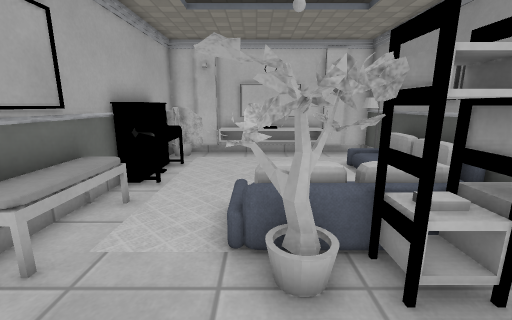
view 1 (above)

12 first-person views from a walk through a 3-D level made in the Godot game engine. The camera is 1.2 m above the floor, tilts 12° down and sees 90° across. The floor is counted in squares, 0.5 m on a side. Each view is taken from the middle of a square. On the plan, view 1 faces up. The plan holds only what a view shows up to about 17 squares ahead; the rest is blank. Surface patterns are stand-ins for the level's own textures.

view 2
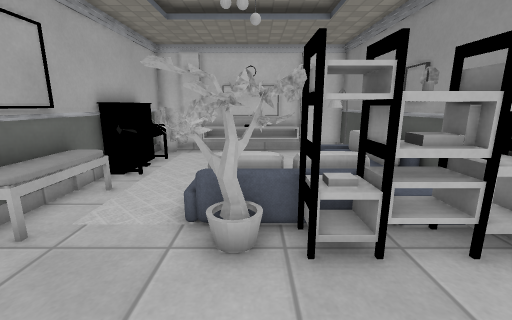

view 3
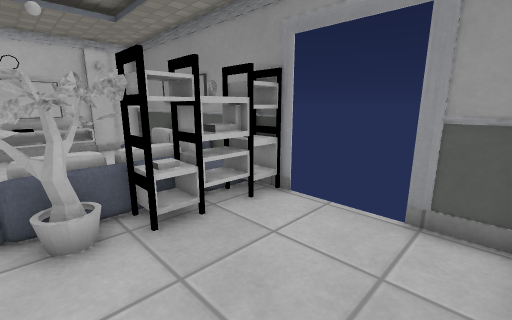

view 4
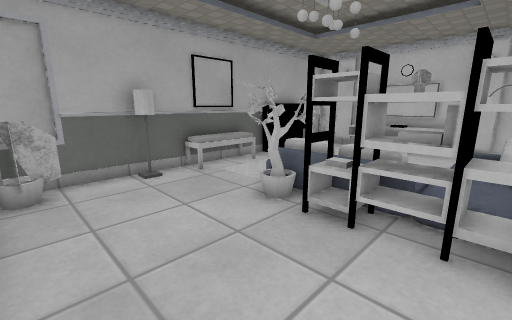

view 5
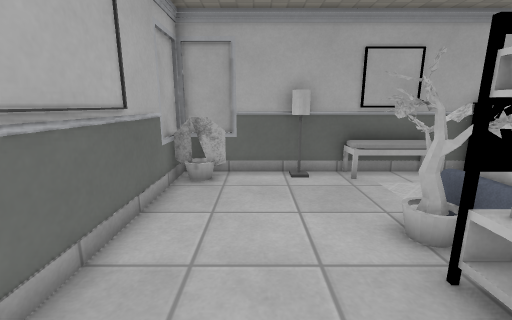

view 6
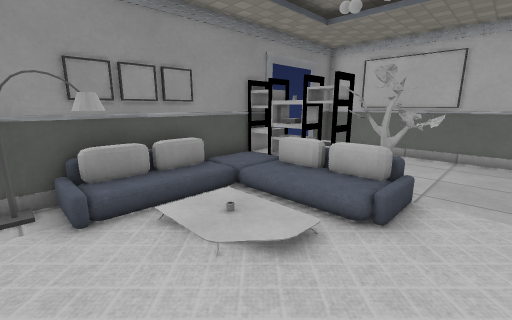

view 7
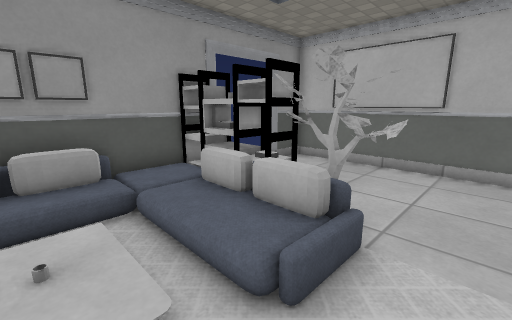

view 8
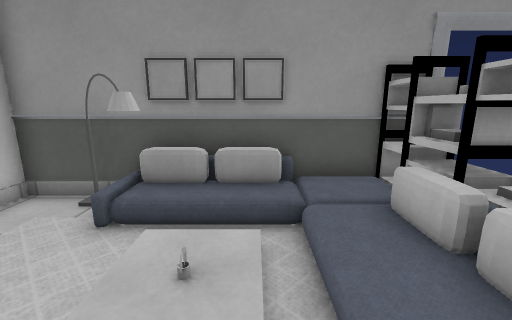

view 9
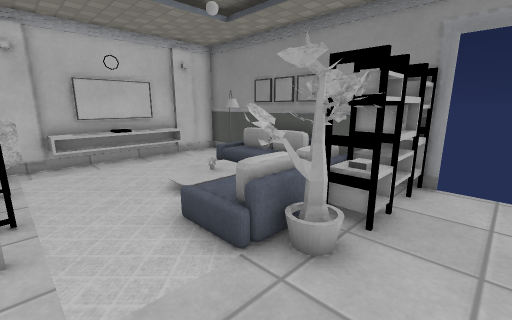

view 10
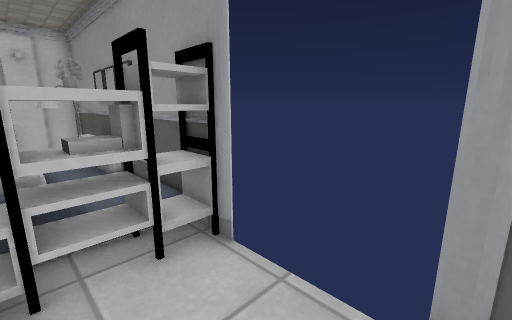

view 11
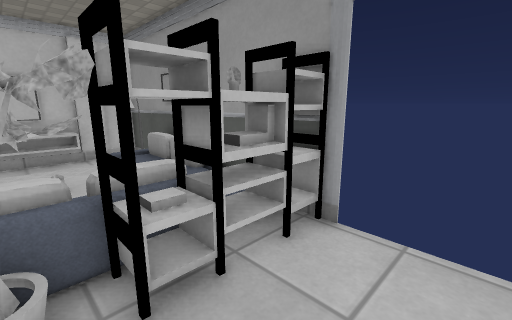

view 12
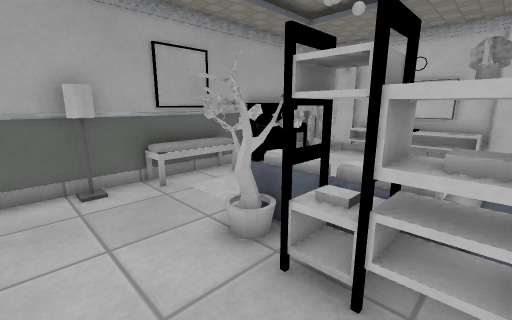

### Floor plan
Key: @ floor where view 1 was taken; # wall or solid block; x gap in a wall; . main floor; : floor 0.25 m higher than the main floor; + floor 0.5 m higher than the main floor; / step, stairs or slope; = window, fence, low wall or low ledge; ^ raised ledge; T TV; L lamp; P piano; S sofa.
Columns run from 4 left of view 1 to 6 right of it. Each row starts with its distance up from view 1.
 13  #^TTTT^###
 12 # .^^^^...#
 11 # .     .L#
 10 PP      L##
  9 PP   ///L##
  8 PP. .::/ #
  7 #. ..///  #
  6 #=        #
  5 #=  #     #
  4 #=.=#S+^#^#
  3 #..###^^^^#
  2 #... #....
  1 #.........
  0 #...@.....
 -1 #=........x
 -2 #= .......#
 -3 ###########

Positions as (right, up) in squares from view 1, and headings:
1: (0, 0), facing up
2: (1, -1), facing up
3: (0, -2), facing up-right
4: (5, -2), facing up-left
5: (5, 0), facing left
6: (-2, 11), facing down-right
7: (-2, 8), facing down-right
8: (-1, 7), facing right
9: (-3, 1), facing up-right
10: (3, -1), facing up-right
11: (1, 0), facing up-right
12: (4, 0), facing up-left
